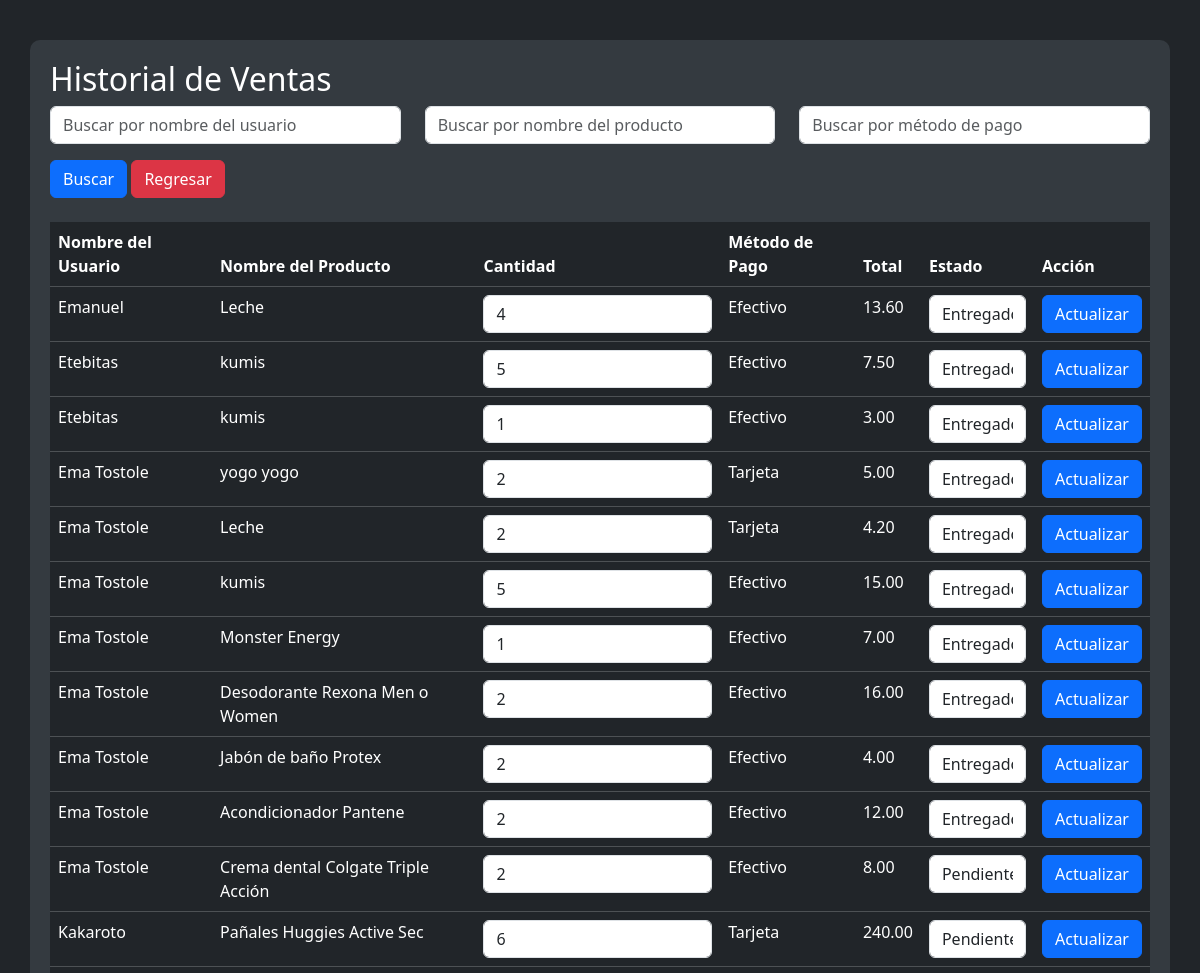
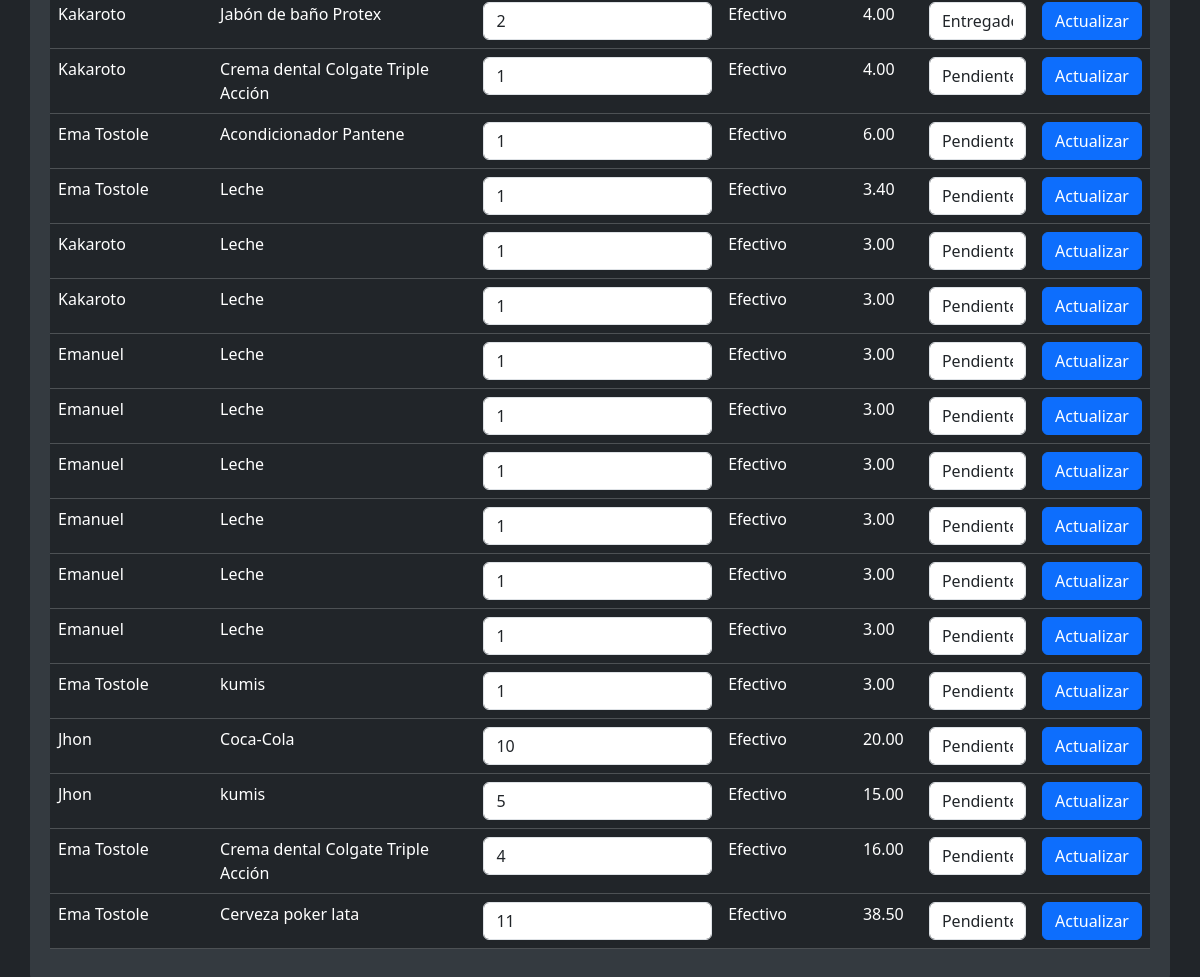
The app's page /gestionarventas.php (signed in) with its own data (2 pictures, top to bottom).
### tables this page shows
CREATE TABLE `historial_ventas` (
  `ID` int(11) NOT NULL,
  `id_usuario` int(11) NOT NULL,
  `Metodo_pago` varchar(50) DEFAULT NULL,
  `Cantidad` int(11) DEFAULT NULL,
  `Fecha` timestamp NULL DEFAULT current_timestamp(),
  `Estado` varchar(20) NOT NULL DEFAULT 'Pendiente',
  `IDP` int(11) NOT NULL,
  `Total` decimal(10,2) NOT NULL
);

CREATE TABLE `usuarios` (
  `id_usuario` int(11) NOT NULL,
  `usuario` varchar(20) DEFAULT NULL,
  `nombre` varchar(20) DEFAULT NULL,
  `correo_electronico` varchar(30) DEFAULT NULL,
  `telefono` varchar(15) DEFAULT NULL,
  `contraseña_usuario` varchar(100) DEFAULT NULL,
  `id_tipos` int(11) DEFAULT NULL,
  `codigo_recuperacion` varchar(255) DEFAULT NULL,
  `aceptado` varchar(2) DEFAULT NULL,
  `Foto` varchar(255) DEFAULT NULL
);

CREATE TABLE `productos` (
  `IDP` int(11) NOT NULL,
  `Nombre` varchar(255) NOT NULL,
  `Precio` decimal(10,2) NOT NULL,
  `Categoria` varchar(255) DEFAULT NULL,
  `Cantidad` int(11) DEFAULT NULL,
  `Descripcion` text DEFAULT NULL,
  `Foto` varchar(255) DEFAULT NULL,
  `Estado` varchar(20) NOT NULL DEFAULT 'Pendiente',
  `fecha_de_entrega` timestamp NOT NULL DEFAULT current_timestamp()
);

### gestionarventas.php (the view, shortened to what this page needs)
<?php
include_once 'conexion.php';
include_once("sweetarch.php");
$nombre_usuario_buscar = isset($_GET['nombre_usuario_buscar']) ? $_GET['nombre_usuario_buscar'] : '';
$nombre_producto_buscar = isset($_GET['nombre_producto_buscar']) ? $_GET['nombre_producto_buscar'] : '';
$metodo_pago_buscar = isset($_GET['metodo_pago_buscar']) ? $_GET['metodo_pago_buscar'] : '';
$query = "SELECT hv.*, p.Nombre AS nombre_producto, u.nombre AS nombre_usuario
          FROM historial_ventas hv
          JOIN productos p ON hv.IDP = p.IDP
          JOIN usuarios u ON hv.id_usuario = u.id_usuario
          WHERE u.nombre LIKE :nombre_usuario AND p.Nombre LIKE :nombre_producto AND hv.Metodo_pago LIKE :metodo_pago";
$statement = $con->prepare($query);
$statement->execute([
    ':nombre_usuario' => '%' . $nombre_usuario_buscar . '%',
    ':nombre_producto' => '%' . $nombre_producto_buscar . '%',
    ':metodo_pago' => '%' . $metodo_pago_buscar . '%'
]);
$historial = $statement->fetchAll(PDO::FETCH_ASSOC);
?>
<!DOCTYPE html>
<html lang="en">
<head>
    <link rel="stylesheet" href="CSS/bootstrap.css">
    <link rel="stylesheet" href="CSS/alerta.css">
</head>
<body>
    <div class="container">
        <h2>Historial de Ventas</h2>
        <form action="" method="GET" class="mb-4">
            <div class="row">
                <div class="col-md-4">
                    <input type="text" name="nombre_usuario_buscar" class="form-control" placeholder="Buscar por nombre del usuario" value="<?php echo htmlspecialchars($nombre_usuario_buscar); ?>">
                </div>
                <div class="col-md-4">
                    <input type="text" name="nombre_producto_buscar" class="form-control" placeholder="Buscar por nombre del producto" value="<?php echo htmlspecialchars($nombre_producto_buscar); ?>">
                </div>
                <div class="col-md-4">
                    <input type="text" name="metodo_pago_buscar" class="form-control" placeholder="Buscar por método de pago" value="<?php echo htmlspecialchars($metodo_pago_buscar); ?>">
                </div>
                <div class="col-md-12 mt-3">
                    <button type="submit" class="btn btn-primary">Buscar</button>
                    <a href="index.php" class="btn btn-danger">Regresar</a>
                </div>
            </div>
        </form>
        <form action="" method="POST">
            <table class="table table-dark">
                <thead>
                    <tr>
                        <th scope="col">Nombre del Usuario</th>
                        <th scope="col">Nombre del Producto</th>
                        <th scope="col">Cantidad</th>
                        <th scope="col">Método de Pago</th>
                        <th scope="col">Total</th>
                        <th scope="col">Estado</th>
                        <th scope="col">Acción</th>
                    </tr>
                </thead>
                <tbody>
                    <?php foreach ($historial as $venta): ?>
                    <tr>
                        <td><?php echo htmlspecialchars($venta['nombre_usuario']); ?></td>
                        <td><?php echo htmlspecialchars($venta['nombre_producto']); ?></td>
                        <td><input type="number" name="cantidad[<?php echo $venta['ID']; ?>]" value="<?php echo htmlspecialchars($venta['Cantidad']); ?>" class="form-control" min="0"></td>
                        <td><?php echo htmlspecialchars($venta['Metodo_pago']); ?></td>
                        <td><?php echo htmlspecialchars($venta['Total']); ?></td>
                        <td>
                            <select class="form-control" name="estado[<?php echo $venta['ID']; ?>]">
                                <option value="Pendiente" <?php echo $venta['Estado'] == 'Pendiente' ? 'selected' : ''; ?>>Pendiente</option>
                                <option value="Entregado" <?php echo $venta['Estado'] == 'Entregado' ? 'selected' : ''; ?>>Entregado</option>
                            </select>
                        </td>
                        <td><button type="submit" name="actualizar" value="<?php echo $venta['ID']; ?>" class="btn btn-primary">Actualizar</button></td>
                    </tr>
                    <?php endforeach; ?>
                </tbody>
            </table>
        </form>
    </div>
</body>
</html>

### gestionarventas.php (style rules this page uses)
body { background-color: #212529; color: #ffffff; padding-top: 20px; }
.container { background-color: #343a40; color: #ffffff; padding: 20px; border-radius: 10px; margin-top: 20px; }
.table-dark { background-color: #343a40; color: #ffffff; border-radius: 10px; margin-top: 20px; }
.btn-danger { background-color: #dc3545; border-color: #dc3545; }

### records on screen
historial_ventas: id_usuario.nombre "Emanuel", IDP.Nombre "Leche", Cantidad "4", Metodo_pago "Efectivo", Total "13.60", Estado+ID "Entregado"
historial_ventas: id_usuario.nombre "Etebitas", IDP.Nombre "kumis", Cantidad "5", Metodo_pago "Efectivo", Total "7.50", Estado+ID "Entregado"
historial_ventas: id_usuario.nombre "Etebitas", IDP.Nombre "kumis", Cantidad "1", Metodo_pago "Efectivo", Total "3.00", Estado+ID "Entregado"
historial_ventas: id_usuario.nombre "Ema Tostole", IDP.Nombre "yogo yogo", Cantidad "2", Metodo_pago "Tarjeta", Total "5.00", Estado+ID "Entregado"
historial_ventas: id_usuario.nombre "Ema Tostole", IDP.Nombre "Leche", Cantidad "2", Metodo_pago "Tarjeta", Total "4.20", Estado+ID "Entregado"
historial_ventas: id_usuario.nombre "Ema Tostole", IDP.Nombre "kumis", Cantidad "5", Metodo_pago "Efectivo", Total "15.00", Estado+ID "Entregado"
historial_ventas: id_usuario.nombre "Ema Tostole", IDP.Nombre "Monster Energy", Cantidad "1", Metodo_pago "Efectivo", Total "7.00", Estado+ID "Entregado"
historial_ventas: id_usuario.nombre "Ema Tostole", IDP.Nombre "Desodorante Rexona Men o Women", Cantidad "2", Metodo_pago "Efectivo", Total "16.00", Estado+ID "Entregado"
historial_ventas: id_usuario.nombre "Ema Tostole", IDP.Nombre "Jabón de baño Protex", Cantidad "2", Metodo_pago "Efectivo", Total "4.00", Estado+ID "Entregado"
historial_ventas: id_usuario.nombre "Ema Tostole", IDP.Nombre "Acondicionador Pantene", Cantidad "2", Metodo_pago "Efectivo", Total "12.00", Estado+ID "Entregado"
historial_ventas: id_usuario.nombre "Ema Tostole", IDP.Nombre "Crema dental Colgate Triple Acción", Cantidad "2", Metodo_pago "Efectivo", Total "8.00", Estado+ID "Pendiente"
historial_ventas: id_usuario.nombre "Kakaroto", IDP.Nombre "Pañales Huggies Active Sec", Cantidad "6", Metodo_pago "Tarjeta", Total "240.00", Estado+ID "Pendiente"
historial_ventas: id_usuario.nombre "Kakaroto", IDP.Nombre "Jabón de baño Protex", Cantidad "2", Metodo_pago "Efectivo", Total "4.00", Estado+ID "Entregado"
historial_ventas: id_usuario.nombre "Kakaroto", IDP.Nombre "Crema dental Colgate Triple Acción", Cantidad "1", Metodo_pago "Efectivo", Total "4.00", Estado+ID "Pendiente"
historial_ventas: id_usuario.nombre "Ema Tostole", IDP.Nombre "Acondicionador Pantene", Cantidad "1", Metodo_pago "Efectivo", Total "6.00", Estado+ID "Pendiente"
historial_ventas: id_usuario.nombre "Ema Tostole", IDP.Nombre "Leche", Cantidad "1", Metodo_pago "Efectivo", Total "3.40", Estado+ID "Pendiente"
historial_ventas: id_usuario.nombre "Kakaroto", IDP.Nombre "Leche", Cantidad "1", Metodo_pago "Efectivo", Total "3.00", Estado+ID "Pendiente"
historial_ventas: id_usuario.nombre "Kakaroto", IDP.Nombre "Leche", Cantidad "1", Metodo_pago "Efectivo", Total "3.00", Estado+ID "Pendiente"
historial_ventas: id_usuario.nombre "Emanuel", IDP.Nombre "Leche", Cantidad "1", Metodo_pago "Efectivo", Total "3.00", Estado+ID "Pendiente"
historial_ventas: id_usuario.nombre "Emanuel", IDP.Nombre "Leche", Cantidad "1", Metodo_pago "Efectivo", Total "3.00", Estado+ID "Pendiente"
historial_ventas: id_usuario.nombre "Emanuel", IDP.Nombre "Leche", Cantidad "1", Metodo_pago "Efectivo", Total "3.00", Estado+ID "Pendiente"
historial_ventas: id_usuario.nombre "Emanuel", IDP.Nombre "Leche", Cantidad "1", Metodo_pago "Efectivo", Total "3.00", Estado+ID "Pendiente"
historial_ventas: id_usuario.nombre "Emanuel", IDP.Nombre "Leche", Cantidad "1", Metodo_pago "Efectivo", Total "3.00", Estado+ID "Pendiente"
historial_ventas: id_usuario.nombre "Emanuel", IDP.Nombre "Leche", Cantidad "1", Metodo_pago "Efectivo", Total "3.00", Estado+ID "Pendiente"
historial_ventas: id_usuario.nombre "Ema Tostole", IDP.Nombre "kumis", Cantidad "1", Metodo_pago "Efectivo", Total "3.00", Estado+ID "Pendiente"
historial_ventas: id_usuario.nombre "Jhon", IDP.Nombre "Coca-Cola", Cantidad "10", Metodo_pago "Efectivo", Total "20.00", Estado+ID "Pendiente"
historial_ventas: id_usuario.nombre "Jhon", IDP.Nombre "kumis", Cantidad "5", Metodo_pago "Efectivo", Total "15.00", Estado+ID "Pendiente"
historial_ventas: id_usuario.nombre "Ema Tostole", IDP.Nombre "Crema dental Colgate Triple Acción", Cantidad "4", Metodo_pago "Efectivo", Total "16.00", ID "Pendiente"
historial_ventas: id_usuario.nombre "Ema Tostole", IDP.Nombre "Cerveza poker lata", Cantidad "11", Metodo_pago "Efectivo", Total "38.50", ID "Pendiente"
